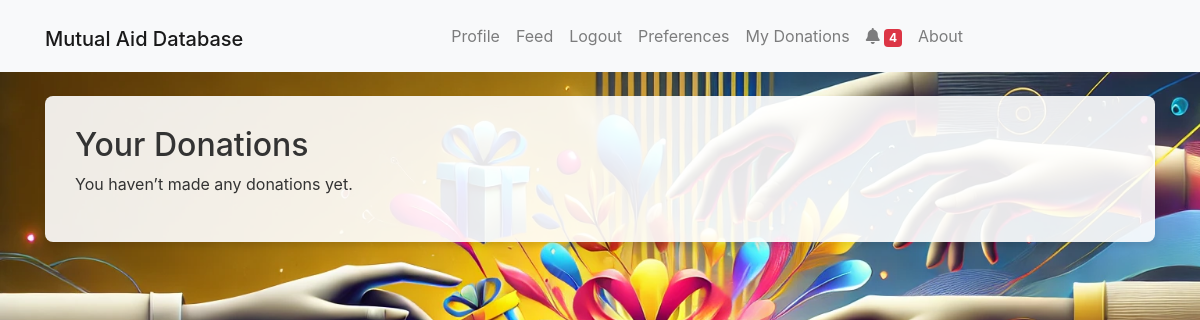
Page /my_donations (signed in) on the earlier database version.
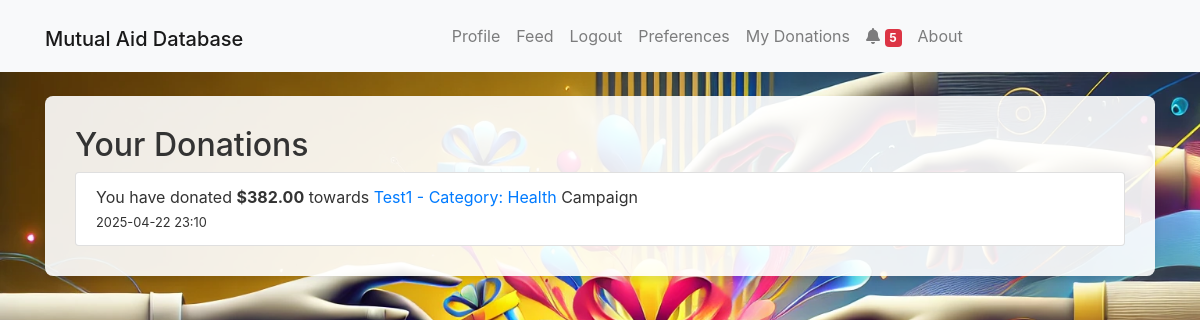
Same page on the later database version.
### app/models.py (models this page shows, shortened)
class Donation(db.Model):
    __tablename__ = 'donation'
    id = db.Column(db.Integer, primary_key=True)
    post_id = db.Column(db.Integer, db.ForeignKey('post.id'), nullable=False)
    donor_id = db.Column(db.Integer, db.ForeignKey('users.id'), nullable=False)
    amount = db.Column(db.Numeric(10, 2), nullable=False)
    message = db.Column(db.Text, nullable=True)
    timestamp = db.Column(db.DateTime, default=datetime.utcnow, nullable=False)
    post = db.relationship('Post', back_populates='donations')
    donor = db.relationship('User', back_populates='donations')

class Post(db.Model):
    __tablename__ = 'post'
    id = db.Column(db.Integer, primary_key=True)
    user_id = db.Column(db.Integer, db.ForeignKey('users.id'), nullable=False)
    content = db.Column(db.String(140), nullable=False)
    media_filename = db.Column(db.String(255), nullable=True)
    category = db.Column(db.String(55), nullable=False) # Category of the post (e.g., "Help Needed", "Donation", etc.)
    status = db.Column(db.String(55), nullable=False, default='Pending') # Status of the post (e.g., "Pending", "Approved", "Rejected")
    timestamp = db.Column(db.DateTime, index=True, nullable=False, default=datetime.utcnow) # Timestamp for when the post was created
    goal = db.Column(db.Numeric(10, 2), nullable=False) # Goal amount for the post
    author = db.relationship('User', backref='posts', lazy=True)
    donations = db.relationship('Donation', back_populates='post', lazy='select', cascade='all, delete-orphan')

### app/routes.py (the view)
@main.route('/my_donations')
def my_donations():
    if 'user_id' not in session:
        flash('Please log in to see your donations.', 'warning')
        return redirect(url_for('main.login'))
    donations = Donation.query.filter_by(donor_id=session['user_id']) \
                              .order_by(Donation.timestamp.desc()).all()
    return render_template('my_donations.html', donations=donations)

### app/__init__.py (called while the page is built)
@app.context_processor
def inject_notification_count():
    from app.models import Notification  # avoid circular import issues if needed
    if 'user_id' in session:
        count = Notification.query.filter_by(user_id=session['user_id'], is_read=False).count()
    else:
        count = 0
    print(f"Notification count: {count}")
    return dict(notification_count=count)

### app/templates/my_donations.html (shortened to what this page needs)
{% extends "base.html" %}
{% block content %}
<div class="form-container">
  <h2>Your Donations</h2>
  {% if donations %}
    <ul class="list-group">
      {% for d in donations %}
        <li class="list-group-item d-flex justify-content-between align-items-center">
          <div>
            You have donated <strong>${{ '{:.2f}'.format(d.amount) }}</strong> towards
            <a href="{{ url_for('main.view_post', post_id=d.post_id) }}">
              {{ d.post.content }} - Category: {{ d.post.category }}
            </a>Campaign
            <br>
            <small>{{ d.timestamp.strftime('%Y-%m-%d %H:%M') }}</small>
          </div>
        </li>
      {% endfor %}
    </ul>
  {% else %}
    <p>You haven’t made any donations yet.</p>
  {% endif %}
</div>
{% endblock %}

Differences in the rows shown:
added Donation: amount "382.00", post.content "Test1", post.category "Health", timestamp "2025-04-22 23:10"
Other differences:
{{ notification_count }}: "4" → "5"
text no longer shown: "You haven’t made any donations yet."
